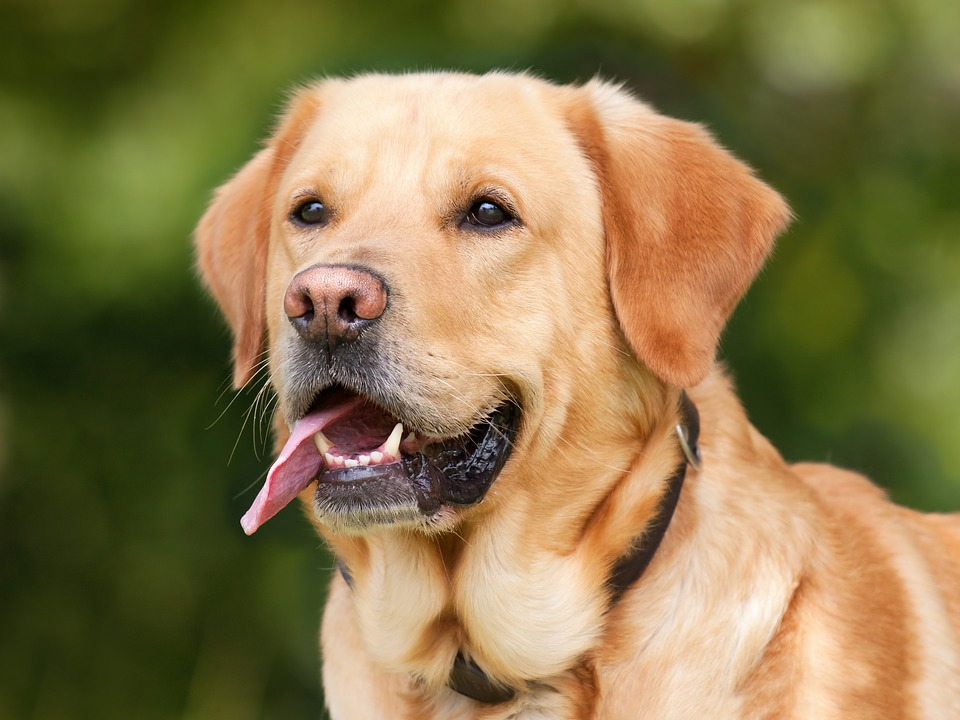
//> input picture machine_learning/opencv_training/sample.jpg, 960 x 720 px
$ ./main_trial_02 sample.jpg   (built with g++ and OpenCV 4)
//> lines starting //> are read from the running program, lines starting //| are printed output that depends on the picture
// #include <opencv2/imgcodecs.hpp>
#include <opencv2/highgui.hpp>
#include <opencv2/imgproc.hpp>
// #include <onnxruntime_cxx_api.h>

#include <iostream>

/*
 * cmake -DCMAKE_BUILD_TYPE=DEBUG ..
 * g++ main.cpp -o output -std=c++11 `pkg-config --cflags --libs opencv4`
 * pkg-config --modversion opencv4
 * https://docs.opencv.org/4.x/index.html
 * opencv version 4.10.0
 * https://www.youtube.com/watch?v=GyqENnu7cE8&list=PLUTbi0GOQwghR9db9p6yHqwvzc989q_mu&index=1
 */

int main( int argc, char** argv )
{
   cv::Mat my_image, output_image;
   std::cout << "Number of arguments: " << argc << std::endl;

   if( argc != 2 )
   {
      std::cout <<  "Please enter image file .. " << std::endl ;
      return -1;
   }

   my_image = cv::imread( argv[1],
                          cv::IMREAD_GRAYSCALE );
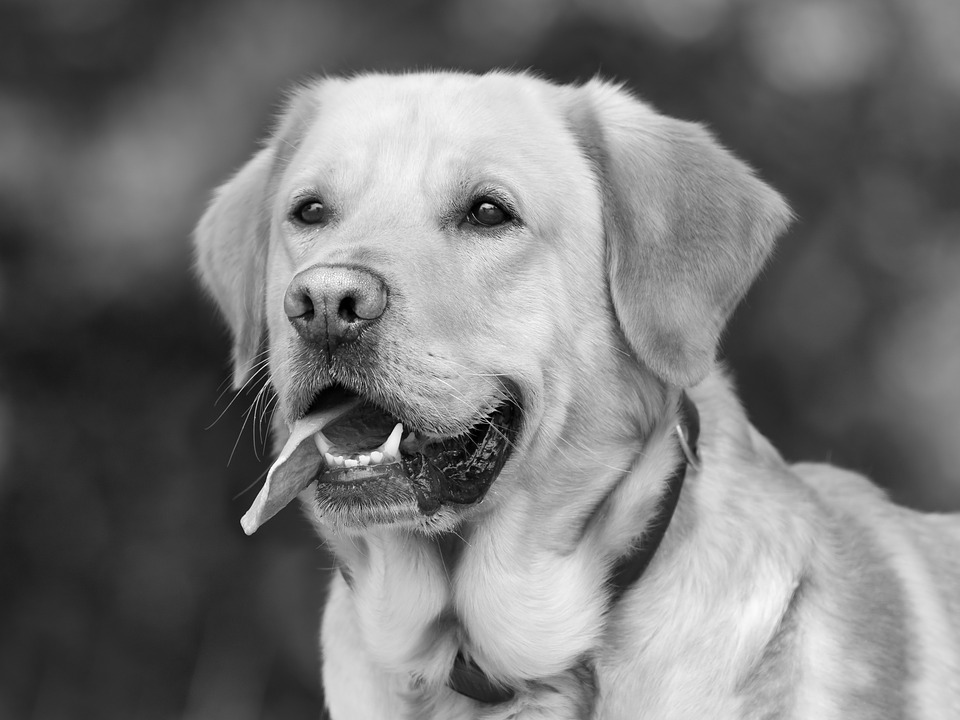
//> my_image: 720 rows x 960 cols, CV_8UC1; min 0, max 255, mean 119.7

   cv::namedWindow("Input", cv::WINDOW_NORMAL);
   cv::namedWindow("Output", cv::WINDOW_NORMAL);

   int key_stroke;
   int dx = 1, dy = 0, sobel_kernelSize = 3, sclae_factor = 1, delta_value = 1;
   while( 1 )
   {
      cv::Sobel( my_image,
                 output_image,
                 CV_8U,
                 dx,
                 dy,
                 sobel_kernelSize,
                 sclae_factor,
                 delta_value );
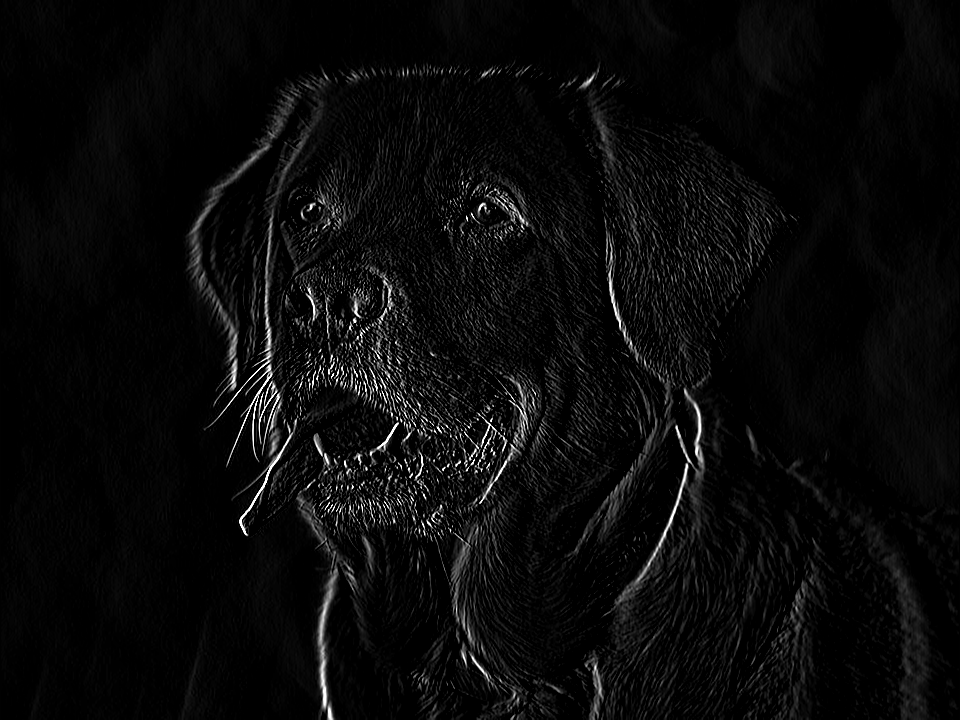
//> output_image: 720 rows x 960 cols, CV_8UC1; min 0, max 255, mean 10

      key_stroke = cv::waitKey ( 1 );
//> the Esc key is pressed

      cv::imshow( "Input",
                  my_image );

      key_stroke = cv::waitKey ( 0 );
//> the Esc key is pressed

      cv::imshow( "Output",
                  output_image );

      if ((char)key_stroke == 'z')
         break;
   }

   return 0;
}
